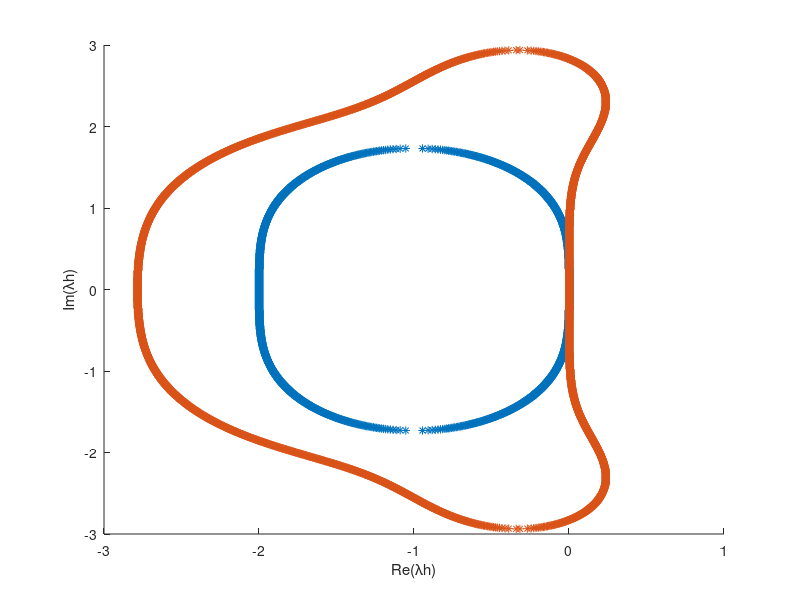

Recreate this plot in MATLAB.
clear all clcx=linspace(1,-3,2000);y=linspace(3,-3,2000);testt=size(x)function f=boundary2(x,y)  img=x+i*y;  ref=abs(1+img+img.^2/2);  ref(ref>1)=1;  ref(ref<1)=0;  ref=ref-[ref(1,2:length(ref)),0];  ref(1,1)=0;  ref(1,length(ref))=0;  f=x(find(ref));endans=boundary2(x,1.73);xplot=[];yplot=[];for i=1:length(y)  temp=boundary2(x,y(1,i));  if(length(temp)>0)    xplot=[xplot,temp(1,1),temp(1,2)];    yplot=[yplot,y(1,i),y(1,i)];  endif  aaa="ok"endfunction f=boundary4(x,y)  img=x+i*y;  ref=abs(1+img+img.^2/2+img.^3/6+img.^4/24);  ref(ref>1)=1;  ref(ref<1)=0;  ref=ref-[ref(1,2:length(ref)),0];  ref(1,1)=0;  ref(1,length(ref))=0;  f=x(find(ref));endxplot1=[];yplot1=[];for i=1:length(y)  temp=boundary4(x,y(1,i));  if(length(temp)>0)    xplot1=[xplot1,temp(1,1),temp(1,2)];    yplot1=[yplot1,y(1,i),y(1,i)];  endif  aaa="ok"endhold onplot(xplot,yplot,"*")plot(xplot1,yplot1,"*")hold offaxis([-3,1,-3,3]);xlabel('Re(\lambdah)');ylabel('Im(\lambdah)');